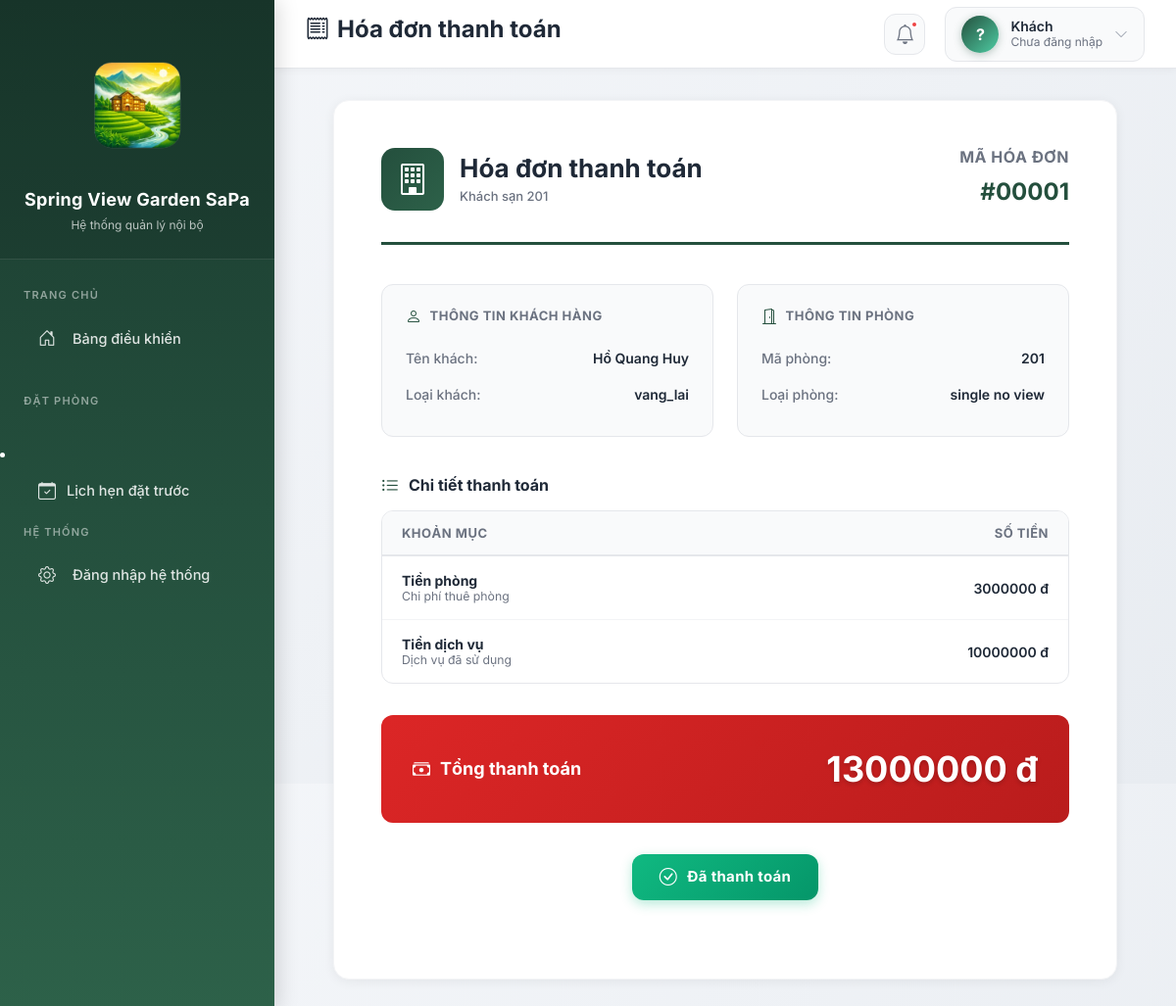
The page /hoa-don/1/ on the database its author committed.
### hoa_don/models.py (models this page shows, shortened)
class HoaDon(models.Model):
    TRANG_THAI_CHOICES = [
        ('chua_tt', 'Chưa thanh toán'),
        ('da_tt', 'Đã thanh toán'),
    ]
    dat_phong = models.OneToOneField(
        DatPhong,
        on_delete=models.CASCADE,
        related_name='hoa_don',
        verbose_name="Đặt phòng"
    )
    tien_phong = models.PositiveIntegerField(default=0)
    tien_dich_vu = models.PositiveIntegerField(default=0)
    tong_tien = models.PositiveIntegerField(default=0)
    trang_thai = models.CharField(
        max_length=10,
        choices=TRANG_THAI_CHOICES,
        default='chua_tt'
    )
    thoi_diem_tao = models.DateTimeField(auto_now_add=True)

### dat_phong/models.py (models this page shows, shortened)
class DatPhong(models.Model):
    LOAI_KHACH_CHOICES = [
        ('vang_lai', 'Vãng lai'),
        ('tour', 'Khách tour đoàn'),
        ('booking', 'Booking'),
        ('agoda', 'Agoda'),
        ('traveloka', 'Traveloka'),
    ]
    ma_khach = models.CharField(
        max_length=10,
        unique=True,
        editable=False,
        null=True,
        blank=True,
        verbose_name="Mã khách"
    )
    phong = models.ForeignKey(
        Phong,
        on_delete=models.PROTECT,
        verbose_name="Phòng"
    )
    ten_khach = models.CharField(
        max_length=100,
        verbose_name="Tên khách"
    )
    loai_khach = models.CharField(
        max_length=20,
        choices=LOAI_KHACH_CHOICES,
        verbose_name="Loại khách"
    )
    ngay_nhan = models.DateField(
        verbose_name="Ngày nhận phòng"
    )
    ngay_tra_du_kien = models.DateField(
        verbose_name="Ngày trả dự kiến"
    )
    ngay_tra = models.DateField(
        null=True,
        blank=True,
        verbose_name="Ngày trả phòng"
    )
    dang_o = models.BooleanField(
        default=True,
        verbose_name="Đang ở"
    )
    class Meta:
        ordering = ['-dang_o', '-ngay_nhan']

### khach_san/models.py (models this page shows, shortened)
class Phong(models.Model):
    TRANG_THAI_CHOICES = [
        ('trong', 'Trống'),
        ('dang_thue', 'Đang thuê'),
        ('dang_bao_tri', 'Đang bảo trì'),
    ]
    ma_phong = models.CharField(max_length=10, unique=True)
    loai_phong = models.ForeignKey(LoaiPhong, on_delete=models.PROTECT)
    trang_thai = models.CharField(
        max_length=20,
        choices=TRANG_THAI_CHOICES,
        default='trong'
    )

class LoaiPhong(models.Model):
    ten_loai = models.CharField(max_length=100)
    gia_mot_dem = models.PositiveIntegerField(
        verbose_name="Giá / đêm (VND)"
    )

### hoa_don/views.py (the view)
# urls.py: path('<int:dat_phong_id>/', views.chi_tiet_hoa_don, name='chi_tiet'),
def chi_tiet_hoa_don(request, dat_phong_id):
    hoa_don = get_object_or_404(HoaDon, dat_phong_id=dat_phong_id)
    return render(request, 'hoa_don/chi_tiet_hoa_don.html', {
        'hoa_don': hoa_don
    })

### templates/hoa_don/chi_tiet_hoa_don.html (shortened to what this page needs)
<html>
 <head>
  <script src="https://cdn.tailwindcss.com" type="text/javascript"></script>
 </head>
 <body>
  {% extends "base.html" %} {% block page_title %} <i class="bi bi-receipt me-2"></i>Hóa đơn thanh toán {% endblock %}  {% block content %}
  <div class="invoice-container">
   <div class="invoice-card">
    <div class="invoice-header">
     <div class="invoice-logo">
      <div class="invoice-logo-icon"><i class="bi bi-building"></i>
      </div>
      <div class="invoice-logo-text">
       <h2>Hóa đơn thanh toán</h2>
       <p>Khách sạn {{ hoa_don.dat_phong.phong.ma_phong }}</p>
      </div>
     </div>
     <div class="invoice-number">
      <h4>Mã hóa đơn</h4>
      <p>#{{ hoa_don.id|stringformat:"05d" }}</p>
     </div>
    </div>
    <div class="customer-info-section">
     <div class="customer-info-card">
      <h5><i class="bi bi-person"></i> Thông tin khách hàng</h5>
      <div class="info-row"><span class="info-label">Tên khách:</span> <span class="info-value">{{ hoa_don.dat_phong.ten_khach }}</span>
      </div>
      <div class="info-row"><span class="info-label">Loại khách:</span> <span class="info-value">{{ hoa_don.dat_phong.loai_khach }}</span>
      </div>
     </div>
     <div class="customer-info-card">
      <h5><i class="bi bi-door-open"></i> Thông tin phòng</h5>
      <div class="info-row"><span class="info-label">Mã phòng:</span> <span class="info-value">{{ hoa_don.dat_phong.phong.ma_phong }}</span>
      </div>
      <div class="info-row"><span class="info-label">Loại phòng:</span> <span class="info-value">{{ hoa_don.dat_phong.phong.loai_phong.ten_loai }}</span>
      </div>
     </div>
    </div>
    <div class="invoice-table">
     <h5><i class="bi bi-list-ul"></i> Chi tiết thanh toán</h5>
     <div class="invoice-items">
      <table>
       <thead>
        <tr>
         <th>Khoản mục</th>
         <th>Số tiền</th>
        </tr>
       </thead>
       <tbody>
        <tr>
         <td><strong>Tiền phòng</strong><br><small style="color: #6b7280;">Chi phí thuê phòng</small></td>
         <td>{{ hoa_don.tien_phong|floatformat:0 }} đ</td>
        </tr>
        <tr>
         <td><strong>Tiền dịch vụ</strong><br><small style="color: #6b7280;">Dịch vụ đã sử dụng</small></td>
         <td>{{ hoa_don.tien_dich_vu|floatformat:0 }} đ</td>
        </tr>
       </tbody>
      </table>
     </div>
    </div>
    <div class="invoice-total">
     <h4><i class="bi bi-cash-stack"></i> Tổng thanh toán</h4>
     <div class="invoice-total-amount">
      {{ hoa_don.tong_tien|floatformat:0 }} đ
     </div>
    </div>
    <div class="status-section">
     {% if hoa_don.trang_thai == 'chua_tt' %} <span class="status-badge unpaid"> <i class="bi bi-exclamation-circle"></i> Chưa thanh toán </span> {% else %} <span class="status-badge paid"> <i class="bi bi-check-circle"></i> Đã thanh toán </span> {% endif %}
    </div>
   </div>
  </div> {% endblock %}

### templates/base.html (style rules this page uses)
body { box-sizing: border-box; }
* { margin: 0; padding: 0; box-sizing: border-box; }
html, body { height: 100%; width: 100%; font-family: 'Inter', -apple-system, BlinkMacSystemFont, sans-serif; }
body { background: linear-gradient(135deg, #f5f7fa 0%, #e8ecf1 100%); overflow-x: hidden; }

### templates/hoa_don/chi_tiet_hoa_don.html (style rules this page uses)
.invoice-container { max-width: 800px; margin: 0 auto; }
.invoice-card { background: white; border-radius: 16px; padding: 48px; box-shadow: 0 2px 12px rgba(0, 0, 0, 0.06); border: 1px solid #f3f4f6; position: relative; }
.invoice-header { display: flex; justify-content: space-between; align-items: flex-start; margin-bottom: 40px; padding-bottom: 32px; border-bottom: 3px solid #244f3d; }
.invoice-logo { display: flex; align-items: center; gap: 16px; }
.invoice-logo-icon { width: 64px; height: 64px; background: linear-gradient(135deg, #244f3d 0%, #2d6149 100%); border-radius: 14px; display: flex; align-items: center; justify-content: center; font-size: 32px; color: white; }
.invoice-logo-text h2 { font-size: 26px; font-weight: 700; color: #1f2937; margin: 0 0 4px 0; }
.invoice-logo-text p { font-size: 13px; color: #6b7280; margin: 0; font-weight: 500; }
.invoice-number { text-align: right; }
.invoice-number h4 { font-size: 16px; font-weight: 700; color: #6b7280; text-transform: uppercase; letter-spacing: 0.5px; margin: 0 0 8px 0; }
.invoice-number p { font-size: 24px; font-weight: 700; color: #244f3d; margin: 0; }
.customer-info-section { display: grid; grid-template-columns: 1fr 1fr; gap: 24px; margin-bottom: 40px; }
.customer-info-card { background: #f9fafb; border: 1px solid #e5e7eb; border-radius: 12px; padding: 24px; }
.customer-info-card h5 { font-size: 13px; font-weight: 700; color: #6b7280; text-transform: uppercase; letter-spacing: 0.5px; margin-bottom: 16px; display: flex; align-items: center; gap: 8px; }
.customer-info-card h5 i { font-size: 16px; color: #244f3d; }
.info-row { display: flex; justify-content: space-between; padding: 8px 0; }
.info-label { font-size: 14px; color: #6b7280; font-weight: 500; }
.info-value { font-size: 14px; color: #1f2937; font-weight: 600; text-align: right; }
.invoice-table { margin-bottom: 32px; }
.invoice-table h5 { font-size: 16px; font-weight: 700; color: #1f2937; margin-bottom: 16px; display: flex; align-items: center; gap: 10px; }
.invoice-table h5 i { font-size: 18px; color: #244f3d; }
.invoice-items { border: 1px solid #e5e7eb; border-radius: 12px; overflow: hidden; }
.invoice-items table { width: 100%; border-collapse: collapse; }
.invoice-items thead { background: #f9fafb; }
.invoice-items th { font-size: 13px; font-weight: 700; color: #6b7280; text-transform: uppercase; letter-spacing: 0.5px; padding: 14px 20px; text-align: left; border-bottom: 2px solid #e5e7eb; }
.invoice-items th:last-child { text-align: right; }
.invoice-items td { font-size: 14px; color: #1f2937; padding: 16px 20px; border-bottom: 1px solid #f3f4f6; }
.invoice-items tbody tr:last-child td { border-bottom: none; }
.invoice-items td:last-child { text-align: right; font-weight: 600; }
.invoice-total { background: linear-gradient(135deg, #dc2626 0%, #b91c1c 100%); border-radius: 12px; padding: 28px 32px; margin-bottom: 32px; color: white; display: flex; justify-content: space-between; align-items: center; }
.invoice-total h4 { font-size: 18px; font-weight: 700; margin: 0; display: flex; align-items: center; gap: 10px; }
.invoice-total-amount { font-size: 36px; font-weight: 700; text-shadow: 0 2px 4px rgba(0, 0, 0, 0.2); }
.status-section { display: flex; align-items: center; justify-content: center; margin-bottom: 32px; }
.status-badge { display: inline-flex; align-items: center; gap: 10px; padding: 12px 28px; border-radius: 12px; font-size: 15px; font-weight: 700; letter-spacing: 0.3px; }
.status-badge.paid { background: linear-gradient(135deg, #10b981 0%, #059669 100%); color: white; box-shadow: 0 4px 12px rgba(16, 185, 129, 0.3); }
.status-badge i { font-size: 18px; }

### rows shown on the page
HoaDon: dat_phong.phong.ma_phong "201", id "00001", dat_phong.ten_khach "Hồ Quang Huy", dat_phong.loai_khach "vang_lai", dat_phong.phong.loai_phong.ten_loai "single no view", tien_phong "3000000", tien_dich_vu "10000000", tong_tien "13000000"
